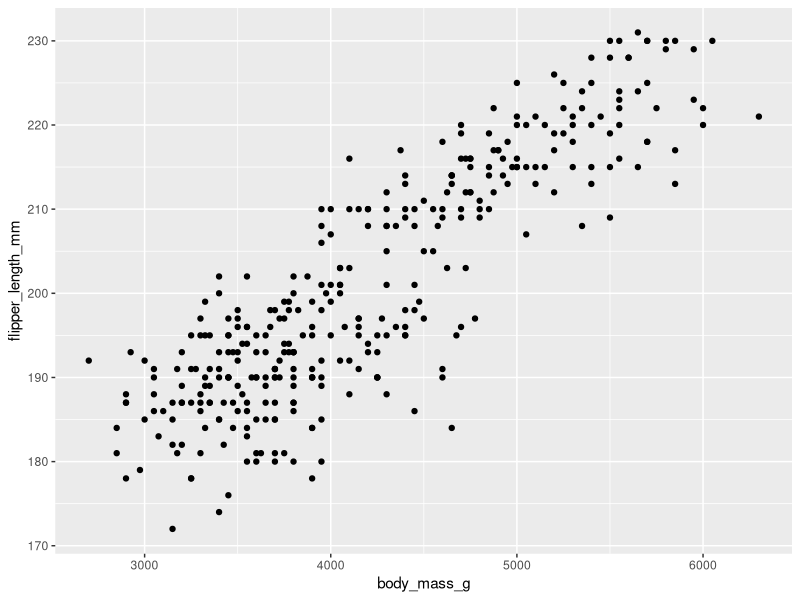
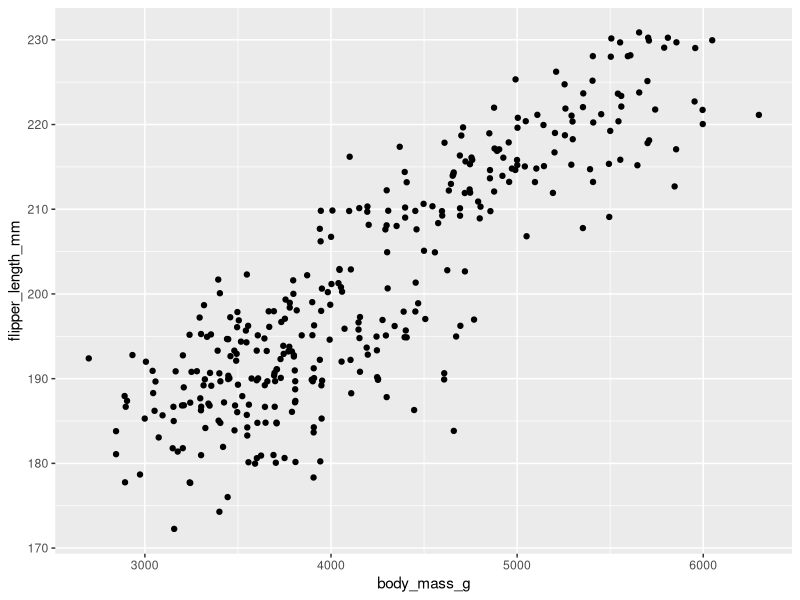

Write R code to recreate these figures, in order.
## ---- chunk 1
#| label: variables_R

#Números enteros
entero <- 3
# Validar tipo
print(paste0('Tipo de variable entero:', class(entero)))

# Números flotantes (decimales=)
flotante <- 3.6
print(paste0('Tipo de variable flotante:', class(flotante)))

# Texto
texto <- 'Hola mundo'
print(paste0('Tipo de variable texto:', class(texto)))

# Lógicos
print(7 == 8)

print(8 == 8)

#Crear vectores
mixto <- c(2, 4, 'manzanas', 'bananas')
print('Contenido de mixto')
print(mixto)
print('Segundo elemento del vector mixto:')
print(mixto[2])

# Creas matrices
matriz_random <- matrix(mixto, nrow = 2, ncol = 6)
print('Contenido de mmatriz_random')
print(matriz_random)

# Funciones + for + condicionales
valores <- c(20, 18, 25, 40, 49, 68)

# Una función se crea a través de = y asignación de parámetros
es_par <- function(valores) {
  # Ciclo for
  for (i in 1:length(valores)) {
    # Condicional
    if (valores[i] %% 2 == 0) {
      print(paste0('El valor ', valores[i], ' es par'))
    } else {
      print(paste0('El valor ', valores[i], ' es inparpar'))
    }
  }
}

# Llamar y usar función
es_par(valores)
## ---- chunk 2
#| label: ejemplo_data_frame
# Crear un data frame de ejemplo
datos <- data.frame(
  ID = 1:5,
  Producto = c("Manzana", "Banana", "Naranja", "Manzana", "Kiwi"),
  Precio = c(1.5, 0.75, 1.2, 1.5, 2.0),
  Cantidad = c(10, 20, 15, 5, 8)
)
print(datos)
## ---- chunk 3
#| label: filtrar_seleccionar_baseR
# Filtrar filas y seleccionar columnas en Base R
resultados_baseR <- datos[datos$Cantidad > 10, c("ID", "Producto")]
print(resultados_baseR)
## ---- chunk 4
#| label: filtrar_seleccionar_tidyverse
# Cargar la librería dplyr
library(dplyr)

# Filtrar filas y seleccionar columnas con Tidyverse (dplyr)
resultados_tidyverse <- datos %>%
  filter(Cantidad > 10) %>%
  select(ID, Producto)
print(resultados_tidyverse)
## ---- chunk 5
#| label: agrupar_resumir_baseR
# Agrupar y resumir en Base R
precios_totales_baseR <- aggregate(Precio ~ Producto, data = datos, FUN = sum)
print(precios_totales_baseR)
## ---- chunk 6
vector <- c(10, 20, 30)

class(vector)
## ---- chunk 7
vector2 <- c(10, 20, 30, 'b')

class(vector2)
## ---- chunk 8
bool <- c(2, as.numeric(FALSE), 5)

bool
## ---- chunk 9
library(ggplot2)
library(palmerpenguins)

ch <- ggplot(data = penguins, aes(x = flipper_length_mm, y = body_mass_g)) +
  coord_flip()

ch + geom_point() # Puntos básicos

ch + geom_jitter() # Dispersión de puntos
## ---- chunk 10
# Load data --------------------------------------

# Plot data --------------------------------------
